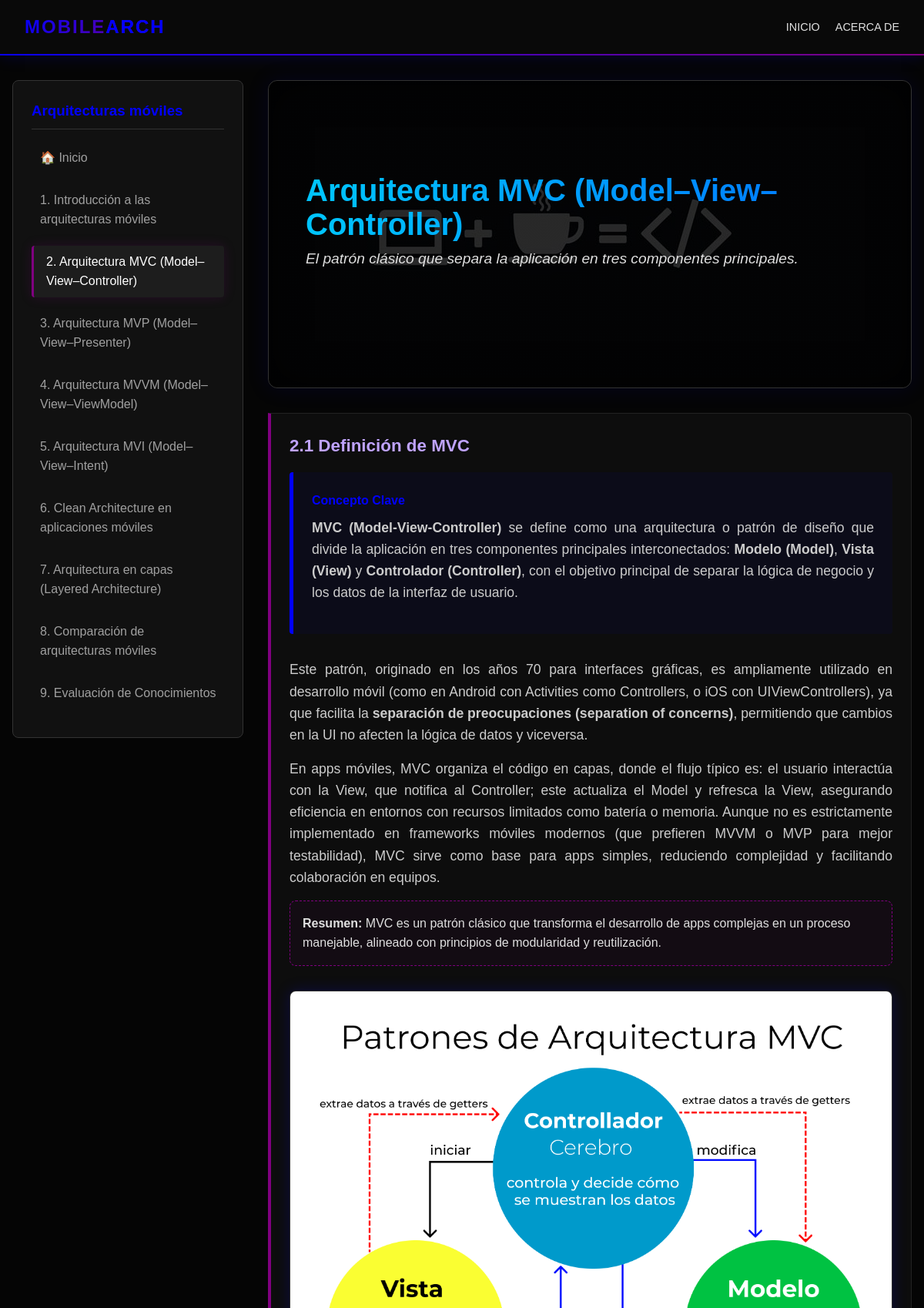
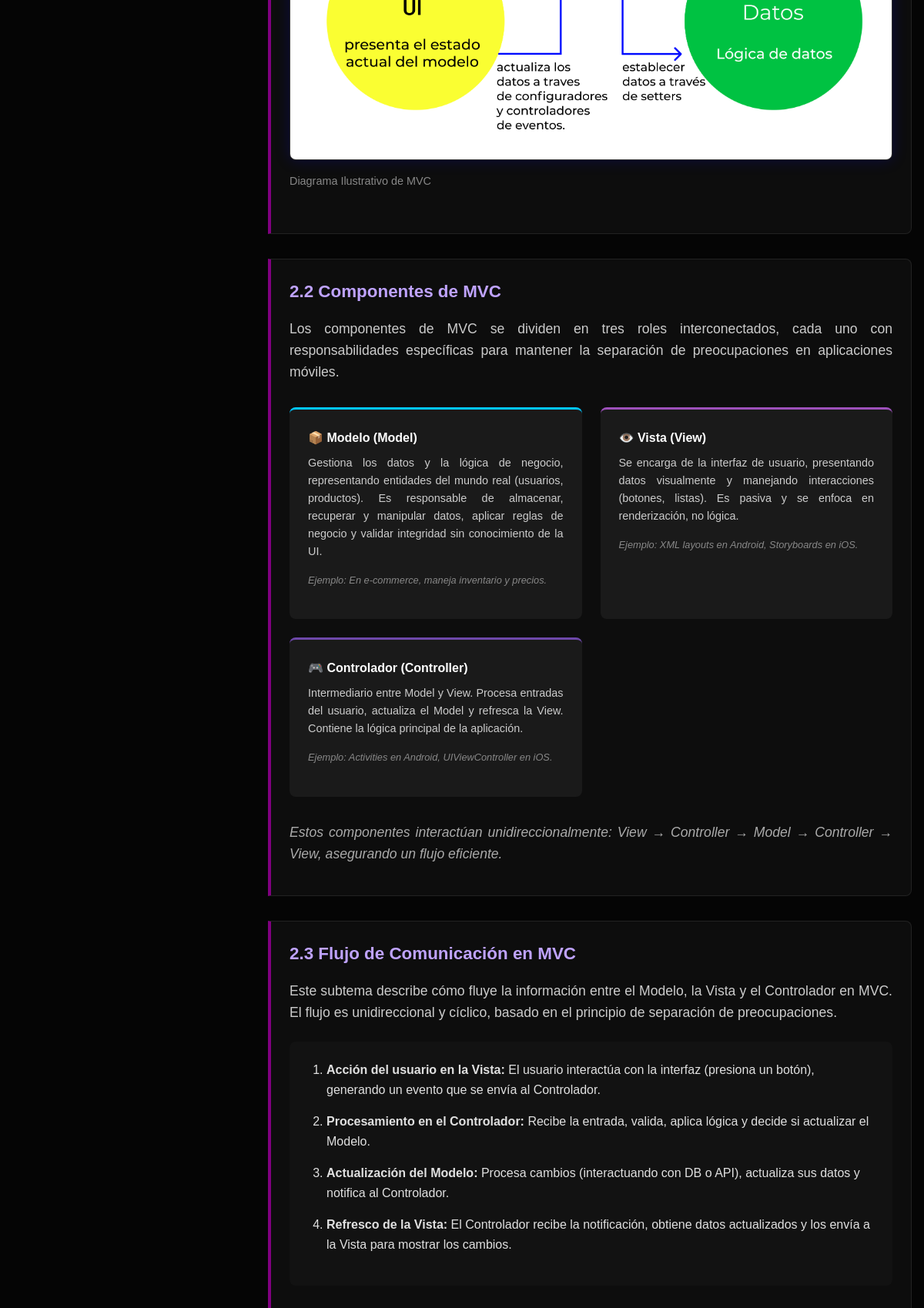
Screenshot of /legacy_php/topic.php?id=2 (upper part) with the database file from the repository (2 pictures, top to bottom).
### tables this page shows
CREATE TABLE `temas` (
  `id` int(11) NOT NULL AUTO_INCREMENT,
  `titulo` varchar(255) NOT NULL,
  `descripcion` text,
  PRIMARY KEY (`id`)
);

CREATE TABLE `subtemas` (
  `id` int(11) NOT NULL AUTO_INCREMENT,
  `tema_id` int(11) NOT NULL,
  `titulo` varchar(255) NOT NULL,
  `contenido` text NOT NULL,
  PRIMARY KEY (`id`),
  FOREIGN KEY (`tema_id`) REFERENCES `temas`(`id`) ON DELETE CASCADE
);

### legacy_php/topic.php (the view, shortened to what this page needs)
<?php include 'includes/header.php'; ?>
<?php
$id = isset($_GET['id']) ? intval($_GET['id']) : 0;
if ($id > 0) {
    $sql_topic = "SELECT * FROM temas WHERE id = $id";
    $res_topic = $conn->query($sql_topic);
    if ($res_topic && $res_topic->num_rows > 0) {
        $topic = $res_topic->fetch_assoc();
?>
        <div class="topic-container">
            <div class="hero" style="background: linear-gradient(rgba(0,0,0,0.8), rgba(0,0,0,0.8)), url('/Exposicion/images/intro.jpg'); margin-bottom: 2rem;">
                <div class="hero-text">
                    <h1 class="glow-text" style="font-size: 2.5rem; margin-bottom: 0.5rem;"><?php echo htmlspecialchars($topic["titulo"]); ?></h1>
                    <p style="font-size: 1.2rem; color: #e0e0e0; font-style: italic;">
                        <?php echo htmlspecialchars($topic["descripcion"]); ?>
                    </p>
                </div>
            </div>
            <div class="subtopics-list">
                <?php
                $sql_subs = "SELECT * FROM subtemas WHERE tema_id = $id ORDER BY id ASC";
                $res_subs = $conn->query($sql_subs);
                if ($res_subs && $res_subs->num_rows > 0) {
                    while ($sub = $res_subs->fetch_assoc()) {
                ?>
                        <div class="subtopic card">
                            <h3><?php echo htmlspecialchars($sub["titulo"]); ?></h3>
                            <div class="subtopic-content">
                                <?php
                                echo $sub["contenido"];
                                ?>
                            </div>
                        </div>
                <?php
                    }
                }
                ?>
            </div>
        </div>
<?php
    } else {
        echo '<div class="card"><h2>Tema no encontrado</h2><p>El tema solicitado no existe en nuestra base de datos.</p></div>';
    }
} else {
    echo '<div class="card"><h2>ID de tema inválido</h2><p>Por favor selecciona un tema válido desde el menú.</p></div>';
}
?>

### includes/header.php (shortened to what this page needs)
<?php
include __DIR__ . '/db.php';
?>
<!DOCTYPE html>
<html lang="es">
<head>
    <link rel="stylesheet" href="css/styles.css?v=<?php echo time(); ?>">
</head>
<body>
    <header>
        <nav class="navbar">
            <div class="logo">Mobile<span style="color:var(--accent-blue)">Arch</span></div>
            <ul class="nav-links">
                <li><a href="index.php">Inicio</a></li>
                <li><a href="about.php">Acerca de</a></li>
            </ul>
        </nav>
    </header>
    <div class="container">
        <aside class="sidebar">
            <h3>Arquitecturas móviles</h3>
            <ul class="topic-list">
                <?php
                $sql = "SELECT id, titulo FROM temas ORDER BY id ASC";
                $result = $conn->query($sql);
                $current_id = isset($_GET['id']) ? intval($_GET['id']) : 0;
                $is_home = basename($_SERVER['PHP_SELF']) == 'index.php';
                echo '<li><a href="index.php" class="' . ($is_home ? 'active' : '') . '">🏠 Inicio</a></li>';
                if ($result && $result->num_rows > 0) {
                    while($row = $result->fetch_assoc()) {
                        $title = $row["titulo"];
                        $active_class = ($row["id"] == $current_id && !$is_home) ? 'active' : '';
                        echo '<li><a href="topic.php?id=' . $row["id"] . '" class="' . $active_class . '">' . $row["id"] . '. ' . htmlspecialchars($title) . '</a></li>';
                    }
                }
                ?>
            </ul>
        </aside>
        <main class="content">

### css/styles.css (style rules this page uses)
:root { --bg-color: #050505; --card-bg: #111111; --text-main: #e0e0e0; --text-secondary: #a0a0a0; --accent-blue: #0000ff; --accent-purple: #800080; --gradient-main: linear-gradient(135deg, var(--accent-blue), var(--accent-purple)); }
* { box-sizing: border-box; margin: 0; padding: 0; }
body { font-family: Arial, Helvetica, sans-serif; font-weight: 400; font-style: normal; background-color: var(--bg-color); color: var(--text-main); line-height: 1.6; overflow-x: hidden; }
h1, h2, h3, h4, h5, h6 { font-family: Arial, Helvetica, sans-serif; font-weight: 700; }
header { background: rgba(10, 10, 10, 0.95); border-bottom: 2px solid; border-image: var(--gradient-main) 1; padding: 1rem 2rem; position: sticky; top: 0; z-index: 1000; box-shadow: 0 0 20px rgba(0, 0, 255, 0.2); animation: slideDown 0.5s ease-out; }
.navbar { display: flex; justify-content: space-between; align-items: center; max-width: 1200px; margin: 0 auto; }
.logo { font-size: 1.5rem; font-weight: bold; background: var(--gradient-main); -webkit-background-clip: text; background-clip: text; color: transparent; text-transform: uppercase; letter-spacing: 2px; }
.nav-links { list-style: none; display: flex; gap: 20px; }
.nav-links a { color: var(--text-main); text-decoration: none; font-weight: 500; transition: color 0.3s ease; text-transform: uppercase; font-size: 0.9rem; }
.container { max-width: 1200px; margin: 2rem auto; padding: 0 1rem; display: flex; gap: 2rem; }
.sidebar { flex: 1; max-width: 300px; background: var(--card-bg); padding: 1.5rem; border-radius: 8px; border: 1px solid #333; height: fit-content; animation: slideInLeft 0.8s ease-out; }
.sidebar h3 { margin-bottom: 1rem; color: var(--accent-blue); border-bottom: 1px solid #333; padding-bottom: 0.5rem; }
.topic-list { list-style: none; }
.topic-list li { margin-bottom: 0.8rem; }
.topic-list a { color: var(--text-secondary); text-decoration: none; display: block; padding: 0.5rem; border-radius: 4px; transition: all 0.3s ease; border-left: 3px solid transparent; }
.topic-list a:hover, .topic-list a.active { background: rgba(255, 255, 255, 0.05); color: #fff; border-left-color: var(--accent-purple); padding-left: 1rem; box-shadow: 0 0 15px rgba(128, 0, 128, 0.2); }
.content { flex: 3; animation: fadeInUp 0.8s ease-out; }
.hero { background: linear-gradient(rgba(0,0,0,0.85), rgba(0,0,0,0.85)), url('../images/intro.jpg'); background-size: cover; background-position: center; min-height: 400px; display: flex; align-items: center; justify-content: space-between; border-radius: 12px; margin-bottom: 2rem; border: 1px solid #333; box-shadow: 0 0 30px rgba(0, 0, 255, 0.1); position: relative; overflow: hidden; animation: zoomIn 1s ease-out; padding: 3rem; }
.hero::after { content: ''; position: absolute; top: 0; left: 0; right: 0; bottom: 0; border-radius: 12px; box-shadow: inset 0 0 50px rgba(0,0,0,0.8); z-index: 1; }
.hero h1 { font-size: 3.5rem; line-height: 1.1; margin-bottom: 1.5rem; background: linear-gradient(90deg, #00c6ff, #0072ff, #9d50bb, #6e48aa); background-size: 300% 300%; -webkit-background-clip: text; background-clip: text; color: transparent; animation: gradientShift 5s ease infinite; }
.hero p { font-size: 1.2rem; color: #ddd; margin-bottom: 2rem; max-width: 90%; }
.card { background: var(--card-bg); border-radius: 12px; padding: 2rem; margin-bottom: 2rem; border: 1px solid #222; position: relative; overflow: hidden; transition: transform 0.3s ease, box-shadow 0.3s ease; animation: fadeInCard 0.8s ease-out backwards; }
.subtopic { margin-top: 2rem; padding: 1.5rem; background: rgba(255, 255, 255, 0.03); border-left: 4px solid var(--accent-purple); border-radius: 0 8px 8px 0; animation: slideInUp 0.6s ease-out backwards; animation-delay: 0.3s; }
.subtopics-list .subtopic:nth-child(1) { animation-delay: 0.2s; }
.subtopics-list .subtopic:nth-child(2) { animation-delay: 0.4s; }
.subtopics-list .subtopic:nth-child(3) { animation-delay: 0.6s; }
.subtopic h3 { color: #bfa3ff; margin-bottom: 1rem; font-size: 1.4rem; }
.subtopic p { margin-bottom: 1rem; color: #ccc; font-size: 1.1rem; text-align: justify; }
.objective-card { transition: transform 0.3s ease, box-shadow 0.3s ease; }
.glow-text { animation: neonPulse 3s infinite alternate; }

### rows the page displays
temas: id "1", titulo "Introducción a las arquitecturas móviles"
temas: id "2", titulo "Arquitectura MVC (Model–View–Controller)", descripcion "El patrón clásico que separa la aplicación en tres componentes principales."
temas: id "3", titulo "Arquitectura MVP (Model–View–Presenter)"
temas: id "4", titulo "Arquitectura MVVM (Model–View–ViewModel)"
temas: id "5", titulo "Arquitectura MVI (Model–View–Intent)"
temas: id "6", titulo "Clean Architecture en aplicaciones móviles"
temas: id "7", titulo "Arquitectura en capas (Layered Architecture)"
temas: id "8", titulo "Comparación de arquitecturas móviles"
temas: id "9", titulo "Evaluación de Conocimientos"
subtemas: titulo "2.1 Definición de MVC", contenido "MVC (Model-View-Controller) se define como una arquitectura o patrón de diseño que divide la aplicación en tres componentes principales interconectados: Modelo (Model) , Vista (View) y Controlador (Controller) , con el objetivo principal de separar la lógica de negocio y los datos de la interfaz de usuario. Este patrón, originado en los años 70 para interfaces gráficas, es ampliamente utilizado en desarrollo móvil (como en Android con Activities como Controllers, o iOS con UIViewControllers), ya que facilita la separación de preocupaciones (separation of concerns) , permitiendo que cambios en la UI no afecten la lógica de datos y viceversa. En apps móviles, MVC organiza el código en capas,…", contenido (picture)
subtemas: titulo "2.2 Componentes de MVC", contenido "Los componentes de MVC se dividen en tres roles interconectados, cada uno con responsabilidades específicas para mantener la separación de preocupaciones en aplicaciones móviles. 📦 Modelo (Model) Gestiona los datos y la lógica de negocio, representando entidades del mundo real (usuarios, productos). Es responsable de almacenar, recuperar y manipular datos, aplicar reglas de negocio y validar integridad sin conocimiento de la UI. Ejemplo: En e-commerce, maneja inventario y precios. 👁️ Vista (View) Se encarga de la interfaz de usuario, presentando datos visualmente y manejando interacciones (botones, listas). Es pasiva y se enfoca en renderización, no lógica. Ejemplo: XML layouts en Android,…"
subtemas: titulo "2.3 Flujo de Comunicación en MVC", contenido "Este subtema describe cómo fluye la información entre el Modelo, la Vista y el Controlador en MVC. El flujo es unidireccional y cíclico, basado en el principio de separación de preocupaciones. Acción del usuario en la Vista: El usuario interactúa con la interfaz (presiona un botón), generando un evento que se envía al Controlador. Procesamiento en el Controlador: Recibe la entrada, valida, aplica lógica y decide si actualizar el Modelo. Actualización del Modelo: Procesa cambios (interactuando con DB o API), actualiza sus datos y notifica al Controlador. Refresco de la Vista: El Controlador recibe la notificación, obtiene datos actualizados y los envía a la Vista para mostrar los cambios."
